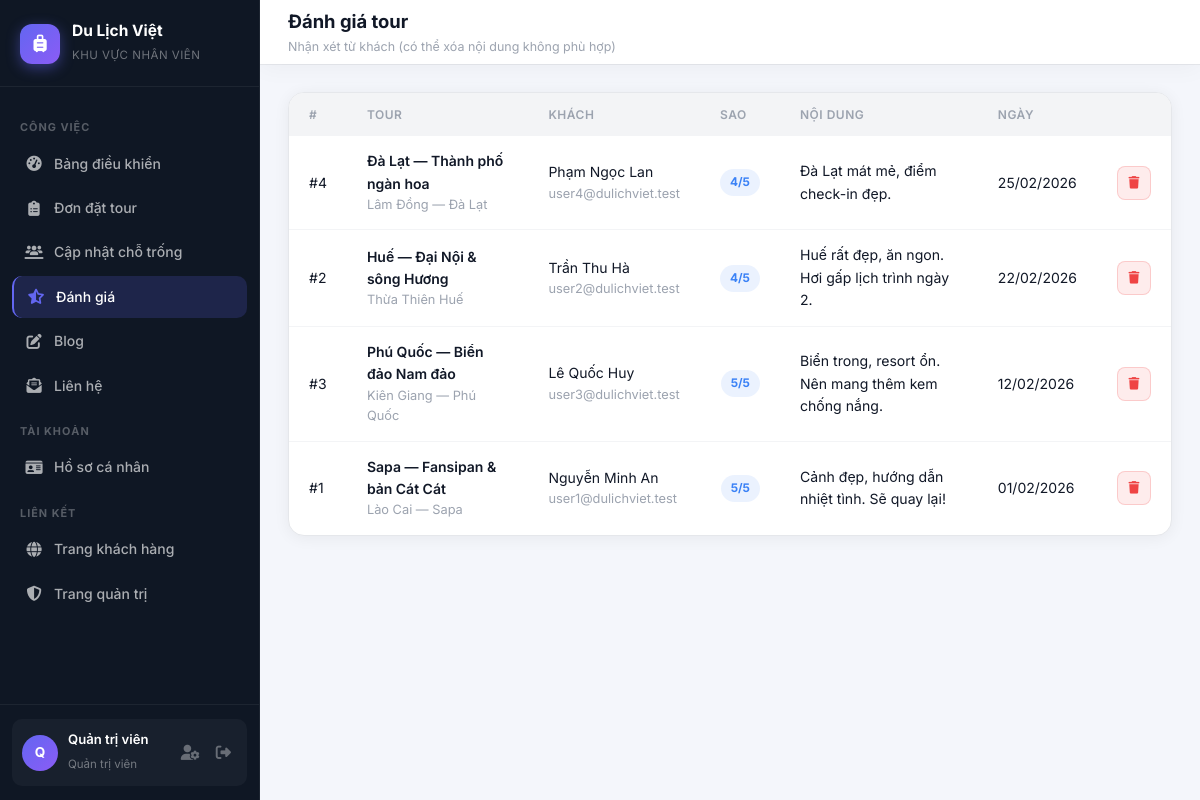
The page /staff/reviews/list.php (signed in) on the database its author committed.
### tables this page shows
CREATE TABLE `tour_reviews` (
  `id` INT UNSIGNED NOT NULL AUTO_INCREMENT,
  `tour_id` INT UNSIGNED NOT NULL,
  `user_id` INT UNSIGNED NOT NULL,
  `rating` TINYINT UNSIGNED NOT NULL,
  `comment` TEXT NOT NULL,
  `created_at` DATETIME NOT NULL DEFAULT CURRENT_TIMESTAMP,
  `updated_at` DATETIME NULL DEFAULT NULL ON UPDATE CURRENT_TIMESTAMP,
  PRIMARY KEY (`id`),
  UNIQUE KEY `uq_tour_reviews_tour_user` (`tour_id`,`user_id`),
  KEY `idx_tour_reviews_tour` (`tour_id`),
  CONSTRAINT `fk_tour_reviews_tour`
    FOREIGN KEY (`tour_id`) REFERENCES `tours` (`id`)
    ON DELETE CASCADE ON UPDATE CASCADE,
  CONSTRAINT `fk_tour_reviews_user`
    FOREIGN KEY (`user_id`) REFERENCES `users` (`id`)
    ON DELETE CASCADE ON UPDATE CASCADE
);

CREATE TABLE `tours` (
  `id` INT UNSIGNED NOT NULL AUTO_INCREMENT,
  `category_id` INT UNSIGNED NULL DEFAULT NULL,
  `tour_name` VARCHAR(255) NOT NULL,
  `description` TEXT NULL,
  `itinerary` MEDIUMTEXT NULL DEFAULT NULL,
  `destination` VARCHAR(255) NOT NULL,
  `duration` VARCHAR(80) NOT NULL DEFAULT '',
  `price` DECIMAL(12,2) NOT NULL DEFAULT 0.00,
  `image_url` VARCHAR(512) NULL DEFAULT NULL,
  `available_slots` INT UNSIGNED NOT NULL DEFAULT 0,
  `status` ENUM('hiện','ẩn') NOT NULL DEFAULT 'hiện',
  `created_at` DATETIME NOT NULL DEFAULT CURRENT_TIMESTAMP,
  `updated_at` DATETIME NULL DEFAULT NULL ON UPDATE CURRENT_TIMESTAMP,
  PRIMARY KEY (`id`),
  KEY `idx_tours_category` (`category_id`),
  KEY `idx_tours_status` (`status`),
  CONSTRAINT `fk_tours_category`
    FOREIGN KEY (`category_id`) REFERENCES `categories` (`id`)
    ON DELETE SET NULL ON UPDATE CASCADE
);

CREATE TABLE `users` (
  `id` INT UNSIGNED NOT NULL AUTO_INCREMENT,
  `full_name` VARCHAR(120) NOT NULL,
  `email` VARCHAR(190) NOT NULL,
  `password` VARCHAR(255) NOT NULL,
  `phone` VARCHAR(20) NOT NULL DEFAULT '',
  `role` ENUM('user','staff','admin') NOT NULL DEFAULT 'user',
  `is_active` TINYINT(1) NOT NULL DEFAULT 1,
  `created_at` DATETIME NOT NULL DEFAULT CURRENT_TIMESTAMP,
  `updated_at` DATETIME NULL DEFAULT NULL ON UPDATE CURRENT_TIMESTAMP,
  PRIMARY KEY (`id`),
  UNIQUE KEY `uq_users_email` (`email`),
  KEY `idx_users_role` (`role`)
);

### staff/reviews/list.php (the view, shortened to what this page needs)
<?php
require_once dirname(__DIR__, 2) . '/includes/db.php';
$rows = [];
try {
    $rows = $pdo->query(
        "SELECT r.id, r.rating, r.comment, r.created_at,
                t.tour_name, t.destination,
                u.full_name, u.email
         FROM tour_reviews r
         JOIN tours t ON t.id = r.tour_id
         JOIN users u ON u.id = r.user_id
         ORDER BY r.created_at DESC"
    )->fetchAll();
} catch (Throwable) {
    $rows = [];
}
function h(mixed $v): string
{
    return htmlspecialchars((string) $v, ENT_QUOTES, 'UTF-8');
}
require dirname(__DIR__, 2) . '/includes/staff_header.php';
?>
<div class="data-card">
  <div style="overflow-x:auto">
    <table class="admin-table">
      <thead>
        <tr>
          <th>#</th>
          <th>Tour</th>
          <th>Khách</th>
          <th class="cell-right">Sao</th>
          <th>Nội dung</th>
          <th>Ngày</th>
          <th class="cell-right"></th>
        </tr>
      </thead>
      <tbody>
        <?php if (empty($rows)): ?>
          <tr><td colspan="7"><div class="empty-state"><i class="fas fa-star"></i><p>Chưa có đánh giá.</p></div></td></tr>
        <?php else: ?>
          <?php foreach ($rows as $r): ?>
            <tr>
              <td>#<?= (int) $r['id'] ?></td>
              <td>
                <div class="cell-bold"><?= h($r['tour_name']) ?></div>
                <div class="cell-muted" style="font-size:0.8rem"><?= h($r['destination']) ?></div>
              </td>
              <td>
                <div><?= h($r['full_name']) ?></div>
                <div class="cell-muted" style="font-size:0.8rem"><?= h($r['email']) ?></div>
              </td>
              <td class="cell-right"><span class="badge badge-info"><?= (int) $r['rating'] ?>/5</span></td>
              <td style="max-width:280px;white-space:pre-wrap;font-size:0.88rem"><?= h($r['comment']) ?></td>
              <td class="cell-muted"><?= date('d/m/Y', strtotime((string) $r['created_at'])) ?></td>
              <td class="cell-right">
                <form method="post" style="margin:0" onsubmit="return confirm('Xóa đánh giá này?')">
                  <button type="submit" class="btn btn-danger-ghost btn-sm btn-icon"><i class="fas fa-trash"></i></button>
                </form>
              </td>
            </tr>
          <?php endforeach; ?>
        <?php endif; ?>
      </tbody>
    </table>
  </div>
</div>
<?php require dirname(__DIR__, 2) . '/includes/staff_footer.php';

### assets/css/admin.css (style rules this page uses)
:root { --sidebar-width: 260px; --sidebar-bg: #0f1724; --sidebar-border: rgba(255,255,255,0.06); --sidebar-text: rgba(255,255,255,0.65); --sidebar-text-active: #ffffff; --sidebar-active-bg: rgba(99,102,241,0.18); --sidebar-active-border: #6366f1; --topbar-height: 64px; --topbar-bg: #ffffff; --topbar-shadow: 0 1px 0 rgba(0,0,0,0.06), 0 4px 24px rgba(0,0,0,0.04); --page-bg: #f4f6fb; --card-bg: #ffffff; --card-radius: 16px; --card-shadow: 0 2px 16px rgba(0,0,0,0.06); --card-shadow-hover: 0 8px 32px rgba(0,0,0,0.12); --primary: #6366f1; --primary-dark: #4f46e5; --primary-light: rgba(99,102,241,0.1); --success: #10b981; --success-light: rgba(16,185,129,0.1); --warning: #f59e0b; --warning-light: rgba(245,158,11,0.1); --danger: #ef4444; --danger-light: rgba(239,68,68,0.1); --info: #3b82f6; --info-light: rgba(59,130,246,0.1); --text-primary: #111827; --text-secondary: #6b7280; --text-muted: #9ca3af; --border: #e5e7eb; --border-light: #f3f4f6; --transition: 0.2s cubic-bezier(0.4,0,0.2,1); }
* { margin: 0; padding: 0; box-sizing: border-box; }
html, body { font-family: 'Inter', -apple-system, BlinkMacSystemFont, 'Segoe UI', sans-serif; background: var(--page-bg); color: var(--text-primary); line-height: 1.6; min-height: 100vh; }
.data-card { background: var(--card-bg); border-radius: var(--card-radius); box-shadow: var(--card-shadow); border: 1px solid var(--border); overflow: hidden; margin-bottom: 24px; }
.admin-table { width: 100%; border-collapse: collapse; }
.admin-table thead th { background: var(--border-light); padding: 12px 20px; text-align: left; font-size: 0.75rem; font-weight: 600; color: var(--text-muted); text-transform: uppercase; letter-spacing: 0.5px; white-space: nowrap; }
.admin-table tbody td { padding: 14px 20px; font-size: 0.875rem; color: var(--text-primary); border-bottom: 1px solid var(--border-light); vertical-align: middle; }
.admin-table tbody tr:last-child td { border-bottom: none; }
.cell-bold { font-weight: 600; }
.cell-muted { color: var(--text-muted); font-size: 0.8rem; }
.cell-right { text-align: right; }
.badge { display: inline-flex; align-items: center; gap: 5px; padding: 4px 10px; border-radius: 999px; font-size: 0.74rem; font-weight: 700; white-space: nowrap; }
.badge-info { background: var(--info-light); color: var(--info); }
.btn { display: inline-flex; align-items: center; gap: 6px; padding: 8px 15px; border-radius: 9px; font-size: 0.82rem; font-weight: 600; cursor: pointer; border: none; text-decoration: none; transition: all var(--transition); white-space: nowrap; }
.btn-danger-ghost { background: var(--danger-light); color: var(--danger); border: 1px solid rgba(239,68,68,0.2); }
.btn-sm { padding: 5px 11px; font-size: 0.78rem; border-radius: 7px; gap: 4px; }
.btn-icon { width: 34px; height: 34px; padding: 0; border-radius: 8px; justify-content: center; }

### rows shown on the page
tour_reviews: id "4", tour.tour_name "Đà Lạt — Thành phố ngàn hoa", tour.destination "Lâm Đồng — Đà Lạt", user.full_name "Phạm Ngọc Lan", user.email "user4@dulichviet.test", rating "4", comment "Đà Lạt mát mẻ, điểm check-in đẹp.", created_at "25/02/2026"
tour_reviews: id "2", tour.tour_name "Huế — Đại Nội & sông Hương", tour.destination "Thừa Thiên Huế", user.full_name "Trần Thu Hà", user.email "user2@dulichviet.test", rating "4", comment "Huế rất đẹp, ăn ngon. Hơi gấp lịch trình ngày 2.", created_at "22/02/2026"
tour_reviews: id "3", tour.tour_name "Phú Quốc — Biển đảo Nam đảo", tour.destination "Kiên Giang — Phú Quốc", user.full_name "Lê Quốc Huy", user.email "user3@dulichviet.test", rating "5", comment "Biển trong, resort ổn. Nên mang thêm kem chống nắng.", created_at "12/02/2026"
tour_reviews: id "1", tour.tour_name "Sapa — Fansipan & bản Cát Cát", tour.destination "Lào Cai — Sapa", user.full_name "Nguyễn Minh An", user.email "user1@dulichviet.test", rating "5", comment "Cảnh đẹp, hướng dẫn nhiệt tình. Sẽ quay lại!", created_at "01/02/2026"

### other values the page prints
staffH($initials) "Q"
staffH($staffName) "Quản trị viên"
staffH($pageTitle) "Đánh giá tour"
staffH($pageSubtitle) "Nhận xét từ khách (có thể xóa nội dung không phù hợp)"
